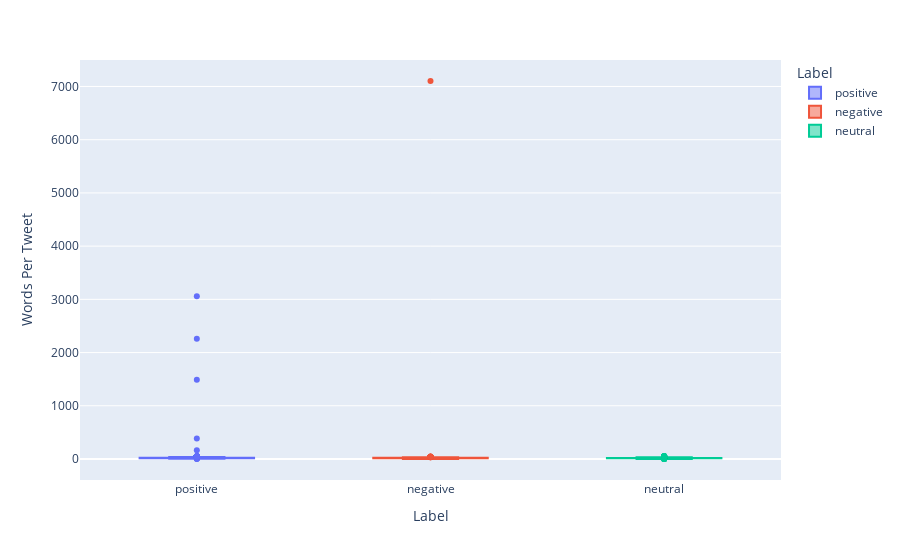

The notebook cell saved with this chart:
### Code cell
final_df["Words Per Tweet"] = final_df["text"].str.split().apply(len)
fig = px.box(final_df, x="Label", y="Words Per Tweet" ,color="Label")
fig.show()
# Seems like there a a few tweets that are outliers based on the length, we will set a threshold of max length to be 60

### Figure 1 — Plotly figure (JSON) as saved in the notebook; plotly's stock layout.template omitted (floating-point values rounded to 4 significant figures; data arrays with more than 128 entries replaced by an {"elided": "..."} marker saying what was removed)
{"data": [{"alignmentgroup": "True", "hovertemplate": "Label=%{x}<br>Words Per Tweet=%{y}<extra></extra>", "legendgroup": "positive", "marker": {"color": "#636efa"}, "name": "positive", "notched": false, "offsetgroup": "positive", "orientation": "v", "showlegend": true, "type": "box", "x": {"elided": "8245 str values"}, "x0": " ", "xaxis": "x", "y": {"elided": "8245 int values"}, "y0": " ", "yaxis": "y"}, {"alignmentgroup": "True", "hovertemplate": "Label=%{x}<br>Words Per Tweet=%{y}<extra></extra>", "legendgroup": "negative", "marker": {"color": "#EF553B"}, "name": "negative", "notched": false, "offsetgroup": "negative", "orientation": "v", "showlegend": true, "type": "box", "x": {"elided": "3448 str values"}, "x0": " ", "xaxis": "x", "y": {"elided": "3448 int values"}, "y0": " ", "yaxis": "y"}, {"alignmentgroup": "True", "hovertemplate": "Label=%{x}<br>Words Per Tweet=%{y}<extra></extra>", "legendgroup": "neutral", "marker": {"color": "#00cc96"}, "name": "neutral", "notched": false, "offsetgroup": "neutral", "orientation": "v", "showlegend": true, "type": "box", "x": {"elided": "8284 str values"}, "x0": " ", "xaxis": "x", "y": {"elided": "8284 int values"}, "y0": " ", "yaxis": "y"}], "layout": {"boxmode": "overlay", "legend": {"title": {"text": "Label"}, "tracegroupgap": 0}, "margin": {"t": 60}, "xaxis": {"anchor": "y", "categoryarray": ["positive", "negative", "neutral"], "categoryorder": "array", "domain": [0, 1], "title": {"text": "Label"}}, "yaxis": {"anchor": "x", "domain": [0, 1], "title": {"text": "Words Per Tweet"}}}}
